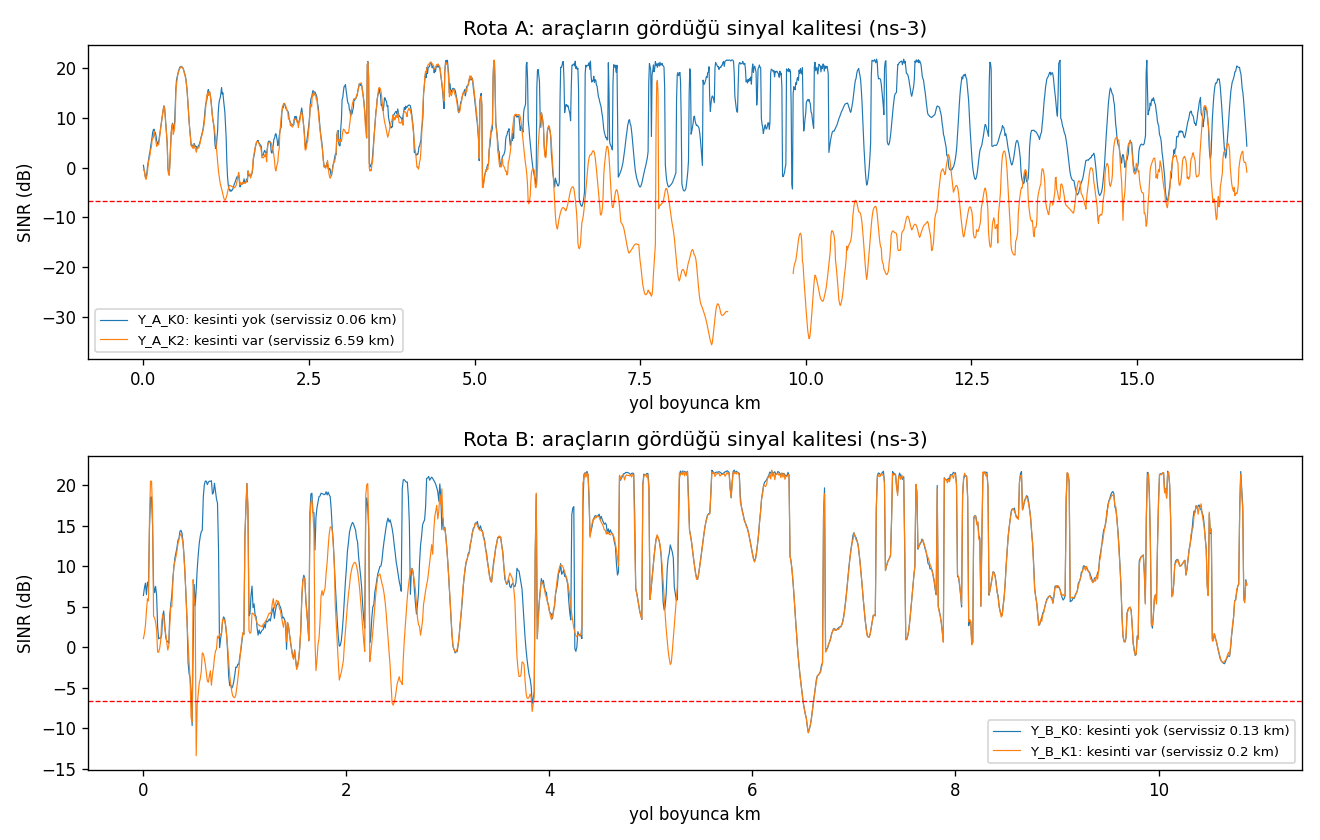

The Python source for this figure:
"""Windows: analysis of the road runs exactly as written in hazirla_yol.py (step 3b).
Usage: py yol_analiz.py [case ...]   (default: the four Y_ cases). Writes yol_analiz.json and yol_analiz.png."""
from pathlib import Path
import json
import sys

import numpy as np
import pandas as pd
import matplotlib
matplotlib.use('Agg')
import matplotlib.pyplot as plt

sys.stdout.reconfigure(encoding='utf-8')
HERE = Path(__file__).resolve().parent
RES = HERE/'simulation/results'
CONNECTED = 9          # LteUeRrc::CONNECTED_NORMALLY
BIN = 10.0


def db_mean(x):
    return 10*np.log10(np.mean(10**(np.asarray(x)/10)))


def analyse(case, ues_case, route, plan_case):
    f = RES/case
    r = pd.read_csv(HERE/f'inputs/rota_{route}.csv')
    ui = pd.read_csv(HERE/f'inputs/{ues_case}_ues.csv')
    veh = set(ui.ue_id[ui.kind == 'vehicle'])
    t_end = 1.0 + plan_case['stretch_m']/25.0
    tl = pd.read_csv(f/'serving_timeline.csv')
    tl = tl[tl.ue_id.isin(veh) & (tl.time_s >= 1.0) & (tl.time_s <= t_end)].copy()
    rs = pd.read_csv(f/'radio_samples.csv')
    rs = rs[rs.ue_id.isin(veh) & (rs.time_s >= 1.0) & (rs.time_s <= t_end)].copy()
    # position along the route: nearest route point to the vehicle position (timeline) / interpolated time (radio)
    rp = r[['x_m', 'y_m']].to_numpy()

    def along(x, y):
        d = (x[:, None] - rp[None, :, 0])**2 + (y[:, None] - rp[None, :, 1])**2
        return r.d_along_m.to_numpy()[d.argmin(1)]
    tl['s'] = along(tl.x_m.to_numpy(), tl.y_m.to_numpy())
    pos = {u: g.sort_values('time_s') for u, g in tl.groupby('ue_id')}
    rs['s'] = [np.interp(t, pos[u].time_s, pos[u].s) if u in pos else np.nan for u, t in zip(rs.ue_id, rs.time_s)]
    nb = int(np.ceil(r.d_along_m.iloc[-1]/BIN))
    tl['b'] = np.minimum((tl.s//BIN).astype(int), nb - 1)
    rs = rs.dropna(subset=['s'])
    rs['b'] = np.minimum((rs.s//BIN).astype(int), nb - 1)
    conn = tl.groupby('b').rrc_state.apply(lambda v: np.mean(v == CONNECTED)).reindex(range(nb))
    sinr = rs.groupby('b').sinr_db.apply(db_mean).reindex(range(nb))
    no_srv = (conn < 0.5) | (sinr < -6.7)
    covered = conn.notna()
    # handovers of the vehicles while driving
    ev = pd.read_csv(f/'handover_events.csv')
    ev = ev[ev.ue_id.isin(veh) & (ev.time_s >= 1.0) & (ev.time_s <= t_end)]
    ue_ok = ev[(ev.actor == 'UE') & (ev.event == 'END_OK')].sort_values('time_s')
    starts = ev[(ev.actor == 'UE') & (ev.event == 'START')].sort_values('time_s')
    fails = ev[ev.event.str.contains('Failure|ERROR')]
    pingpong = 0
    for u, g in starts.groupby('ue_id'):
        g = g.sort_values('time_s').to_numpy()
        cols = list(starts.columns)
        for i in range(1, len(g)):
            prev_src, prev_t = g[i - 1][cols.index('cell_id')], g[i - 1][cols.index('time_s')]
            if g[i][cols.index('target_cell_id')] == prev_src and g[i][cols.index('time_s')] - prev_t <= 5.0:
                pingpong += 1
    drive_km = len(veh)*plan_case['stretch_m']/1000
    pk = pd.read_csv(f/'packet_rx.csv')
    gaps = []
    for u in veh:
        t = np.sort(pk.time_s[(pk.ue_id == u) & (pk.time_s >= 1.0) & (pk.time_s <= t_end)].to_numpy())
        t = np.concatenate([[1.0], t, [t_end]])
        gaps.append(np.diff(t).max())
    lost_conn_veh = int(sum((g.rrc_state != CONNECTED).any() for _, g in tl.groupby('ue_id')))
    runs, cur = [], 0
    for v in no_srv.fillna(False).to_numpy():
        if v:
            cur += 1
        elif cur:
            runs.append(cur*BIN); cur = 0
    if cur:
        runs.append(cur*BIN)
    res = {'route_km': round(nb*BIN/1000, 2), 'bins_covered_share': float(covered.mean()),
           'km_no_service': round(float(no_srv.sum()*BIN/1000), 2), 'gaps': len(runs),
           'longest_gap_km': round(max(runs, default=0)/1000, 2),
           'km_not_connected': round(float((conn < 0.5).sum()*BIN/1000), 2),
           'km_sinr_below_cqi0': round(float((sinr < -6.7).sum()*BIN/1000), 2),
           'vehicles': len(veh), 'vehicles_ever_not_connected': lost_conn_veh,
           'handovers': int(len(ue_ok)), 'handovers_per_km': round(len(ue_ok)/drive_km, 2),
           'handover_starts': int(len(starts)), 'handover_failures': int(len(fails)), 'pingpong_5s': pingpong,
           'max_packet_gap_s_median_vehicle': float(np.median(gaps)), 'vehicles_gap_over_1s': int(np.sum(np.array(gaps) > 1.0))}
    prb = pd.read_csv(f/'prb_usage.csv').merge(pd.read_csv(f/'sectors.csv'))
    res['eval_prb'] = float(prb.dl_prb_utilization[prb.role == 'Evaluation'].mean())
    res['target_eval_prb'] = plan_case['target_eval_prb_mean']
    res['load_flag'] = abs(res['eval_prb'] - res['target_eval_prb']) > 0.05
    return res, no_srv, sinr, conn


def main():
    plan = json.loads((HERE/'yol_plan.json').read_text(encoding='utf-8'))
    rota = json.loads((HERE/'rota.json').read_text(encoding='utf-8'))
    cases = sys.argv[1:] or ['Y_A_K0', 'Y_A_K2', 'Y_B_K0', 'Y_B_K1']
    out = {}
    fig, axs = plt.subplots(2, 1, figsize=(11, 7))
    for case in cases:
        base = 'Y_A_K2' if case == 'S_A_K2' else case
        pc = dict(plan['cases'][base])
        if case == 'S_A_K2':
            pc['stretch_m'] = 2.0*25.0
        route, scen = pc['route'], pc['scenario']
        res, no_srv, sinr, conn = analyse(case, base, route, pc)
        res['fast_model_km_no_service'] = rota[route][scen]['km_no_service']
        res['fast_model_longest_gap_km'] = rota[route][scen]['longest_gap_km']
        out[case] = res
        print(case, res, flush=True)
        ax = axs[0 if route == 'A' else 1]
        x = np.arange(len(sinr))*BIN/1000
        ax.plot(x, sinr.to_numpy(), lw=0.7, label=f'{case}: {"kesinti yok" if scen == "K0" else "kesinti var"} '
                                                     f'(servissiz {res["km_no_service"]} km)')
        ax.set_title(f'Rota {route}: araçların gördüğü sinyal kalitesi (ns-3)')
    for ax in axs:
        ax.axhline(-6.7, color='red', ls='--', lw=0.8)
        ax.set_xlabel('yol boyunca km'); ax.set_ylabel('SINR (dB)'); ax.legend(fontsize=8)
    fig.tight_layout()
    tag = '_smoke' if cases == ['S_A_K2'] else ''
    fig.savefig(HERE/f'yol_analiz{tag}.png', dpi=120)
    (HERE/f'yol_analiz{tag}.json').write_text(json.dumps(out, indent=1, ensure_ascii=False, default=float), encoding='utf-8')


if __name__ == '__main__':
    main()
